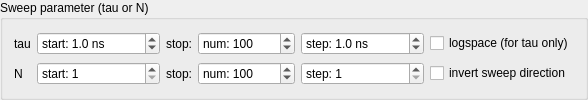
          <widget class="QGroupBox" name="groupBox_5">
           <property name="title">
            <string>Sweep parameter (tau or N)</string>
           </property>
           <layout class="QGridLayout" name="gridLayout_3">
            <item row="1" column="5">
             <widget class="QCheckBox" name="invertsweepBox">
              <property name="text">
               <string>invert sweep direction</string>
              </property>
             </widget>
            </item>
            <item row="0" column="4">
             <widget class="QDoubleSpinBox" name="stepBox">
              <property name="prefix">
               <string>step: </string>
              </property>
              <property name="suffix">
               <string> ns</string>
              </property>
              <property name="decimals">
               <number>1</number>
              </property>
              <property name="maximum">
               <double>100000000.000000000000000</double>
              </property>
              <property name="singleStep">
               <double>0.500000000000000</double>
              </property>
              <property name="value">
               <double>1.000000000000000</double>
              </property>
             </widget>
            </item>
            <item row="1" column="2">
             <widget class="QLabel" name="NstopLabel">
              <property name="text">
               <string>stop:</string>
              </property>
              <property name="alignment">
               <set>Qt::AlignLeading|Qt::AlignLeft|Qt::AlignVCenter</set>
              </property>
             </widget>
            </item>
            <item row="0" column="3">
             <widget class="QSpinBox" name="numBox">
              <property name="suffix">
               <string/>
              </property>
              <property name="prefix">
               <string>num: </string>
              </property>
              <property name="minimum">
               <number>1</number>
              </property>
              <property name="maximum">
               <number>999999999</number>
              </property>
              <property name="value">
               <number>100</number>
              </property>
             </widget>
            </item>
            <item row="0" column="1">
             <widget class="QDoubleSpinBox" name="startBox">
              <property name="prefix">
               <string>start: </string>
              </property>
              <property name="suffix">
               <string> ns</string>
              </property>
              <property name="decimals">
               <number>1</number>
              </property>
              <property name="maximum">
               <double>100000000.000000000000000</double>
              </property>
              <property name="singleStep">
               <double>0.500000000000000</double>
              </property>
              <property name="value">
               <double>1.000000000000000</double>
              </property>
             </widget>
            </item>
            <item row="1" column="4">
             <widget class="QSpinBox" name="NstepBox">
              <property name="suffix">
               <string/>
              </property>
              <property name="prefix">
               <string>step: </string>
              </property>
              <property name="minimum">
               <number>1</number>
              </property>
              <property name="maximum">
               <number>9999999</number>
              </property>
              <property name="value">
               <number>1</number>
              </property>
             </widget>
            </item>
            <item row="0" column="2">
             <widget class="QLabel" name="stopLabel">
              <property name="text">
               <string>stop:</string>
              </property>
              <property name="alignment">
               <set>Qt::AlignLeading|Qt::AlignLeft|Qt::AlignVCenter</set>
              </property>
             </widget>
            </item>
            <item row="0" column="0">
             <widget class="QLabel" name="label_9">
              <property name="text">
               <string>tau</string>
              </property>
             </widget>
            </item>
            <item row="1" column="1">
             <widget class="QSpinBox" name="NstartBox">
              <property name="suffix">
               <string/>
              </property>
              <property name="prefix">
               <string>start: </string>
              </property>
              <property name="minimum">
               <number>1</number>
              </property>
              <property name="maximum">
               <number>9999999</number>
              </property>
             </widget>
            </item>
            <item row="1" column="3">
             <widget class="QSpinBox" name="NnumBox">
              <property name="suffix">
               <string/>
              </property>
              <property name="prefix">
               <string>num: </string>
              </property>
              <property name="minimum">
               <number>2</number>
              </property>
              <property name="maximum">
               <number>999999999</number>
              </property>
              <property name="value">
               <number>100</number>
              </property>
             </widget>
            </item>
            <item row="0" column="5">
             <widget class="QCheckBox" name="logBox">
              <property name="text">
               <string>logspace (for tau only)</string>
              </property>
             </widget>
            </item>
            <item row="1" column="0">
             <widget class="QLabel" name="label_4">
              <property name="text">
               <string>N</string>
              </property>
             </widget>
            </item>
           </layout>
          </widget>
